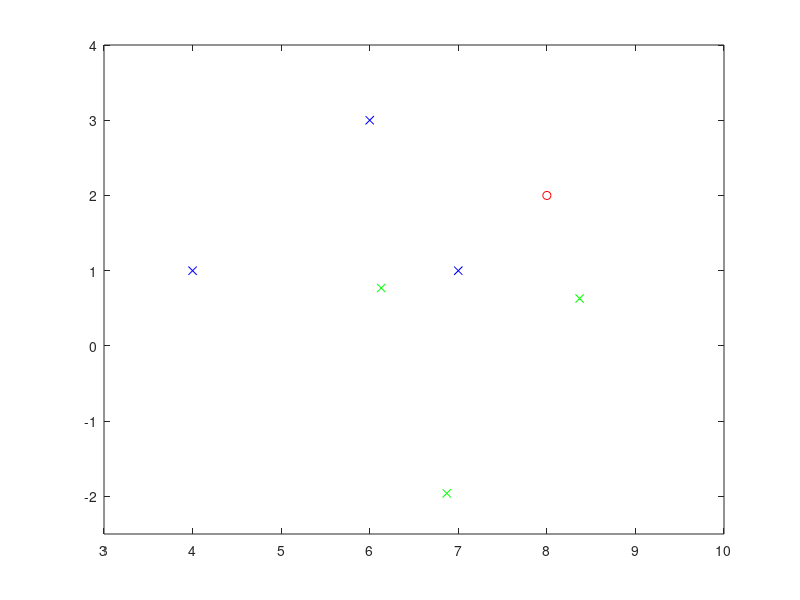
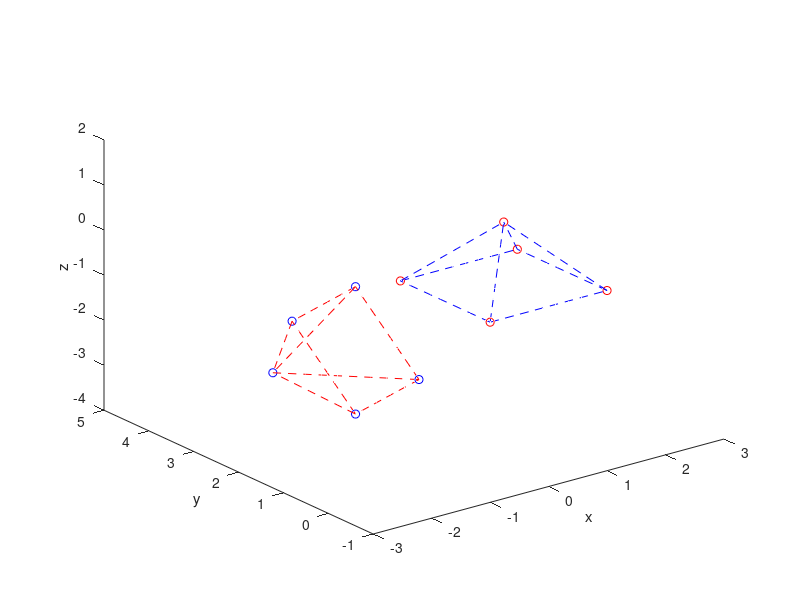

MATLAB code to generate these figures, in order:
%% Exercise 2.8
A = [0.02 0.06 0.1; 0 0.4 0.04; 0.18 0.01 0.1];
d = [200 180 175].';
Am = [1 0 0; 0 1 0; 0 0 1] - A;
AmI = inv(Am);
% a) The total production must be 249 product 1, 317 for product 2, and 248 
% of product 3
prod = AmI*d;
% b) If the demand of product 2 increases by 1, then product 3
% production should increase by 0.0757, and increase by 0.1515 if p2
% increases by 2, and decrease by 0.0757 if product 2 production decreases
% by 1.
increase_1 = AmI(2,3)
increase_2 = 2*increase_1
increase_neg1 = -1*increase_1
% c) 
AmI
%% Problem 2.10
M = [0.02 0 0.02 0.04; 0 0.01 0.05 0.04; 0.03 0 0.01 0.02; 0.02 0.05 0.01 0];
I_M = [1 0 0 0; 0 1 0 0; 0 0 1 0; 0 0 0 1] + M + M^2 + M^3 + M^5;
increase = I_M(1,1:4)
% Using the infinite approximation method cutting off at M^5, if the
% demand of product one increases by one, then product 2 must increase
% by 0.021, product 3 must increase by 0.021, and product 4 must increase
% by 0.0414
%% Problem 2.15
% a) The reason that this is viable is because it implies that one of
% product one requires more than one of product 2 to be made. This is fine
% because you can just make more product 2 to compensate. However, the
% previous question says that product one needs more than one product one
% to be made, which is impossible because you would run out of product one
% when trying to make product one. 
% b)
M = [0.06 1.02; 0.05 0.1]
I_M = [1 0; 0 1] - M
I_M_I = inv(I_M)
% c) The p that corresponds to the given demand is [370 243]
p = I_M_I*[100; 200]
% d) With the below calculations below, it is clear that the infinite sum
% converges
IPM = [1 0; 0 1] + M
IPM2 = IPM + M^2
IPM3 = IPM2 + M^3
IPM4 = IPM3 + M^4
IPM5 = IPM4 + M^5
IPM6 = IPM5 + M^6
IPM7 = IPM6 + M^7
IPM8 = IPM7 + M^8
%% Problem 3.9
% a)
p1 = [6 3 1].';
p2 = [4 1 1].';
p3 = [7 1 1].';
T = [1 0 -8; 0 1 -2; 0 0 1];
T_R = inv(T);
R = [cos(pi/3) -sin(pi/3) 0; sin(pi/3) cos(pi/3) 0; 0 0 1];
full = T_R*R*T;
p1_rot = full*p1
p2_rot = full*p2
p3_rot = full*p3
% The image of this rotation of pi/3 around (8,2) for (6, 3),(4, 1),(7, 1)
%would be (6.13, 0.77), (6.87, -1.96), (8.37, 0.63)
% b) picture is the center of rotation as a red 'o', the original points as
% blue 'x' and the rotation results as green 'x'
x = [6 4 7];
y = [3 1 1];
x_r = [6.13 6.87 8.37];
y_r = [0.77 -1.96 0.63];
figure(1)
plot(8, 2, 'ro')
xlim([3 10])
ylim([-2.5 4])
hold on
plot(x,y, 'bx')
plot(x_r,y_r, 'gx')
%% Problem 3.16
p1 = [0 3 1 1].';
p2 = [-6 3 1 1].';
p3 = [3 1 10 1].';
T = [1 0 0 2; 0 1 0 -3; 0 0 1 -6; 0 0 0 1];
R = [cos(7*pi/6) -sin(7*pi/6) 0 0; sin(7*pi/6) cos(7*pi/6) 0 0; 0 0 1 0; 0 0 0 1];
full = R*T;
p1_rot = full*p1
p2_rot = full*p2
p3_rot = full*p3
% The image of the shift by (2, -3,-6) followed by a rotation of 7pi/6 
% around the z-axis (8,2) for (0, 3, 1),(-6, 3, 1),(3, 1, 10)
% would be (-1.73, -1, -5), (3.46, 2, -5), (-5.33, -0.77, 4)
%% Problem 3.17
M = [1 0 0 0; 0 1 0 0; 0 0 0 00; 0 0 -1/10 1];
points = [1 -2 3; 2 3 2; 3 1 2; 1 1 1];
proj = M*points;
proj_1 = proj(1:2, 1)/(proj(4,1))
proj_2 = proj(1:2, 2)/(proj(4,2))
proj_3 = proj(1:2, 3)/(proj(4,3))
% The projections of points (1,2,3), (-2, 3,1), (3, 2, 2) onto the x-y
% plane from perspective z=10 results in (1.42, 2.56), (-2.22, 3.33),
% (3.75, 2.5)
%% Problem 3.27
% This script will make a square pyramid about the origin with the top at
% z=sqrt(2). It then rotates the pyramid by pi/4 about the z-axis, then
% rotates about the y-axis by -pi/2, then translates by (-1, +2, -2)
pyramid = [1 -1 1 -1 0; 1 1 -1 -1 0; 0 0 0 0 sqrt(2); ones(5,1).'];
x_line_1 = [ones(10,1).'; -1:2/9:1; zeros(10,1).'; ones(10,1).'];
x_line_2 = [-1*ones(10,1).'; -1:2/9:1; zeros(10,1).'; ones(10,1).'];
y_line_1 = [-1:2/9:1; ones(10,1).'; zeros(10,1).'; ones(10,1).'];
y_line_2 = [ -1:2/9:1; -1*ones(10,1).'; zeros(10,1).'; ones(10,1).'];
diag_line_1 = [-1:1/9:0; -1:1/9:0; 0:sqrt(2)/9:sqrt(2); ones(10,1).'];
diag_line_2 = [1:-1/9:0; 1:-1/9:0; 0:sqrt(2)/9:sqrt(2); ones(10,1).'];
diag_line_3 = [1:-1/9:0; -1:1/9:0; 0:sqrt(2)/9:sqrt(2); ones(10,1).'];
diag_line_4 = [-1:1/9:0; 1:-1/9:0; 0:sqrt(2)/9:sqrt(2); ones(10,1).'];
figure(2)
plot3(pyramid(1,1:5),pyramid(2,1:5),pyramid(3,1:5), 'ro')
hold on
plot3(x_line_1(1,1:10),x_line_1(2,1:10),x_line_1(3,1:10), 'b--')
plot3(x_line_2(1,1:10),x_line_2(2,1:10),x_line_2(3,1:10), 'b--')
plot3(y_line_1(1,1:10),y_line_1(2,1:10),y_line_1(3,1:10), 'b--')
plot3(y_line_2(1,1:10),y_line_2(2,1:10),y_line_2(3,1:10), 'b--')
plot3(diag_line_1(1,1:10),diag_line_1(2,1:10),diag_line_1(3,1:10), 'b--')
plot3(diag_line_2(1,1:10),diag_line_2(2,1:10),diag_line_2(3,1:10), 'b--')
plot3(diag_line_3(1,1:10),diag_line_3(2,1:10),diag_line_3(3,1:10), 'b--')
plot3(diag_line_4(1,1:10),diag_line_4(2,1:10),diag_line_4(3,1:10), 'b--')
rotation_1 = [cos(pi/4) -sin(pi/4) 0 0; sin(pi/4) cos(pi/4) 0 0; 0 0 1 0; 0 0 0 1];
rotation_2 = [cos(-pi/2) 0 sin(-pi/2) 0; 0 1 0 0; -sin(-pi/2) 0 cos(-pi/2) 0; 0 0 0 1];
translation_1 = [1 0 0 -1; 0 1 0 2; 0 0 1 -2; 0 0 0 1];
final = translation_1 * rotation_2 * rotation_1;
pyramid = final * pyramid;
x_line_1 = final * x_line_1;
x_line_2 = final * x_line_2;
y_line_1 = final * y_line_1;
y_line_2 = final * y_line_2;
diag_line_1 = final * diag_line_1;
diag_line_2 = final * diag_line_2;
diag_line_3 = final * diag_line_3;
diag_line_4 = final * diag_line_4;
plot3(pyramid(1,1:5),pyramid(2,1:5),pyramid(3,1:5), 'bo')
hold on
plot3(x_line_1(1,1:10),x_line_1(2,1:10),x_line_1(3,1:10), 'r--')
plot3(x_line_2(1,1:10),x_line_2(2,1:10),x_line_2(3,1:10), 'r--')
plot3(y_line_1(1,1:10),y_line_1(2,1:10),y_line_1(3,1:10), 'r--')
plot3(y_line_2(1,1:10),y_line_2(2,1:10),y_line_2(3,1:10), 'r--')
plot3(diag_line_1(1,1:10),diag_line_1(2,1:10),diag_line_1(3,1:10), 'r--')
plot3(diag_line_2(1,1:10),diag_line_2(2,1:10),diag_line_2(3,1:10), 'r--')
plot3(diag_line_3(1,1:10),diag_line_3(2,1:10),diag_line_3(3,1:10), 'r--')
plot3(diag_line_4(1,1:10),diag_line_4(2,1:10),diag_line_4(3,1:10), 'r--')
xlim([-3 3])
ylim([-1 5])
zlim([-4 2])
xlabel('x')
ylabel('y')
zlabel('z')
%% Problem 6.5
% a) given the games in the problem, team 1 would be ranked first with
% 10.5, team 3 would be ranked second with 6.5, team 2 would be ranked 3rd
% with 0.5, and team 4 would be ranked 4th with -1.25
A = [1 -1 0 0; 1 0 -1 0; 0 1 -1 0; 0 1 -1 0; 0 1 0 -1; 0 0 1 -1];
At = A.';
r = [5 10 -10 7 -14 21].';
r_adj = At*r;
A_adj = At*A;
ranks = inv(A_adj)*r_adj;
% b) if wins at home are adjusted so that they are worth 25% less, then the
% ranks would change. Team 3 would be ranked first with 7.625, team 1 would
% be ranked second with 5.625, team 4 would be ranked 4th with 1.18, and
% team 2 would be ranked last with -0.375
r_new = [0.75*5 10 -10 7 -14 0.75*21].';
r_new_adj = At*r_new;
ranks_new = inv(A_adj)*r_new_adj;